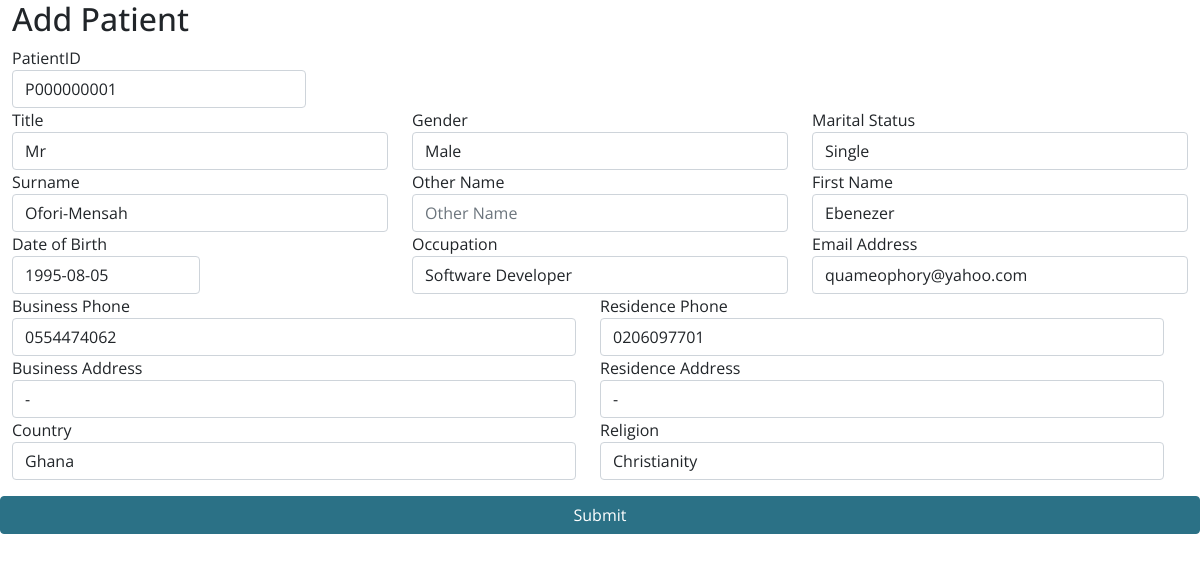
Before: /patient/P000000001/edit with the older database file.
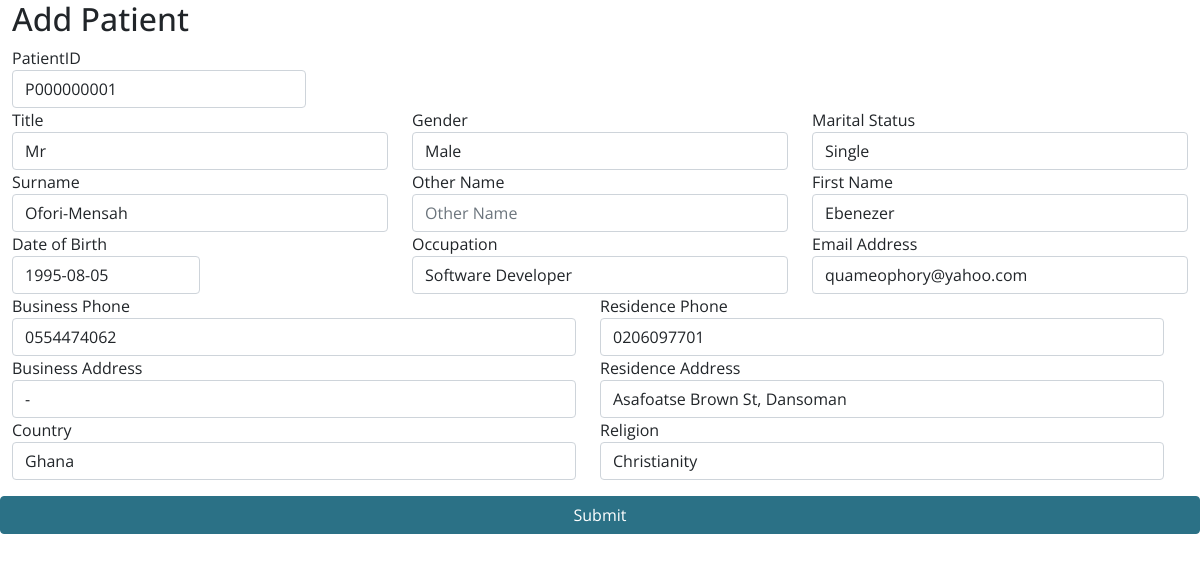
After: the same page with the newer database file.
### records/models.py (models this page shows, shortened)
class Patient(models.Model):
    PatientID = models.CharField(_("PatientID"), max_length=255, default=generatePatientID, unique=True)
    EmailAddress = models.CharField(_("Email Address"), max_length=255)
    TitleID = models.ForeignKey(Title, verbose_name = _("Title"), on_delete=models.SET_DEFAULT, default='1')
    FirstName = models.CharField(_("First Name"), max_length=255)
    SurName = models.CharField(_("Surname"), max_length=255)
    OtherName = models.CharField(_("Other Name"), max_length=255, blank=True)
    BirthDate = models.DateField(_("Date of Birth"))
    PatientTypeID = models.ForeignKey(PatientType, verbose_name =  _("Patient Type"), on_delete=models.SET_DEFAULT, default='1', editable=False)
    GenderID = models.ForeignKey(Gender,  verbose_name = _("Gender"), on_delete=models.SET_NULL, null=True, default=1)
    Occupation = models.CharField(_("Occupation"), max_length=255)
    BusinessPhone = models.CharField(_("Business Phone"), max_length=255)
    ResidencePhone = models.CharField(_("Residence Phone"), max_length=255)
    ResidenceAddress = models.TextField(_("Residence Address"))
    BusinessAddress = models.TextField(_("Business Address"), blank=True, null=True)
    CountryID = models.ForeignKey(Country, verbose_name =  _("Country"), on_delete=models.SET_NULL, default='1', blank=True, null=True)
    ReligionID = models.ForeignKey(Religion, verbose_name =  _("Religion"), on_delete=models.SET_NULL, default='3', blank=True, null=True)
    MaritalStatusID = models.ForeignKey(MaritalStatus, verbose_name =  _("Marital Status"), on_delete=models.SET_NULL, default='1', blank=True, null=True)
    CreatedAt = models.DateTimeField(auto_now_add=True)
    Status = models.BooleanField(_("Patient Status"), default=True, editable=False)
    PatientRankLevel = models.ForeignKey('PatientRankLevel', verbose_name=_("Patient Rank Level"), on_delete=models.SET_NULL, null=True, blank=True, editable=False)
    PatientRank = models.ForeignKey('PatientRank', verbose_name=_("Patient Level"), on_delete=models.SET_NULL, null=True, blank=True, editable=False)
    PatientCategory = models.ForeignKey('PatientCategory', verbose_name=_("Patient Category"), on_delete=models.SET_NULL, null=True, blank=True, editable=False)
    class Meta:
        verbose_name = "Patient"
        verbose_name_plural = "Patients"

### records/views.py (the view)
# urls.py: path('<patient_id>/edit', views.PatientUpdateView.as_view(), name='patient_edit'),
class PatientUpdateView(UpdateView):
    form_class = PatientForm
    template_name = 'records/patient_add.html'
    def get_object(self):
        self.object = Patient.objects.get(PatientID = self.kwargs['patient_id'])
        return self.object

### records/models.py (called while the page is built)
    def __str__(self) -> str:
        return f'{self.TitleName}'

    def __str__(self) -> str:
        return f'{self.GenderName}'

    def __str__(self) -> str:
        return f'{self.MaritalStatusName}'

    def __str__(self) -> str:
        return f'{self.CountryName}'

    def __str__(self) -> str:
        return f'{self.ReligionName}'

### templates/records/patient_add.html (shortened to what this page needs)
{% extends 'extras/base.html' %}
{% block content %}
  <div>
    <h2>Add Patient</h2>
  </div>
    <form method='post'>
        <div class="form-group">
        {{ form.PatientID.label }}
        {{ form.PatientID }}
        </div>
        <div class="row">
          <div class="form-group col-md-4">
              {{form.TitleID.label}}
              {{form.TitleID}}
          </div>
          <div class="form-group col-md-4">
              {{form.GenderID.label}}
              {{form.GenderID}}
          </div>
          <div class="form-group col-md-4">
              {{form.MaritalStatusID.label}}
              {{form.MaritalStatusID}}
          </div>
        </div>
        <div class="row">
          <div class="form-group col-md-4">
              {{form.SurName.label}}
              {{form.SurName}}
          </div>
          <div class="form-group col-md-4">
              {{form.OtherName.label}}
              {{form.OtherName}}
          </div>
          <div class="form-group col-md-4">
            {{form.FirstName.label}}
            {{form.FirstName}}
          </div>
        </div>
        <div class="row">
          <div class="form-group col-md-4">
              {{form.BirthDate.label}}
              {{form.BirthDate}}
          </div>
          <div class="form-group col-md-4">
            {{form.Occupation.label}}
            {{form.Occupation}}
        </div>
          <div class="form-group col-md-4">
              {{form.EmailAddress.label}}
              {{form.EmailAddress}}
          </div>
        <div class="row">
            <div class="form-group col-md-6">
                {{form.BusinessPhone.label}}
                {{form.BusinessPhone}}
            </div>
            <div class="form-group col-md-6">
                {{form.ResidencePhone.label}}
                {{form.ResidencePhone}}
            </div>
        </div>
        <div class="row">
            <div class="form-group col-md-6">
                {{form.BusinessAddress.label}}
                {{form.BusinessAddress}}
            </div>
            <div class="form-group col-md-6">
                {{form.ResidenceAddress.label}}
                {{form.ResidenceAddress}}
            </div>
        </div>
        <div class="row">
            <div class="form-group col-md-6">
                {{form.CountryID.label}}
                {{form.CountryID}}
            </div>
            <div class="form-group col-md-6">
                {{form.ReligionID.label}}
                {{form.ReligionID}}
            </div>
        </div>
        <input type="submit" class="btn btn-primary my-3 pd-3" value="Submit">
    </form>
{% endblock content %}

Changed rows visible on the page:
changed Patient "Mr": ResidenceAddress "-" → "Asafoatse Brown St, Dansoman"
